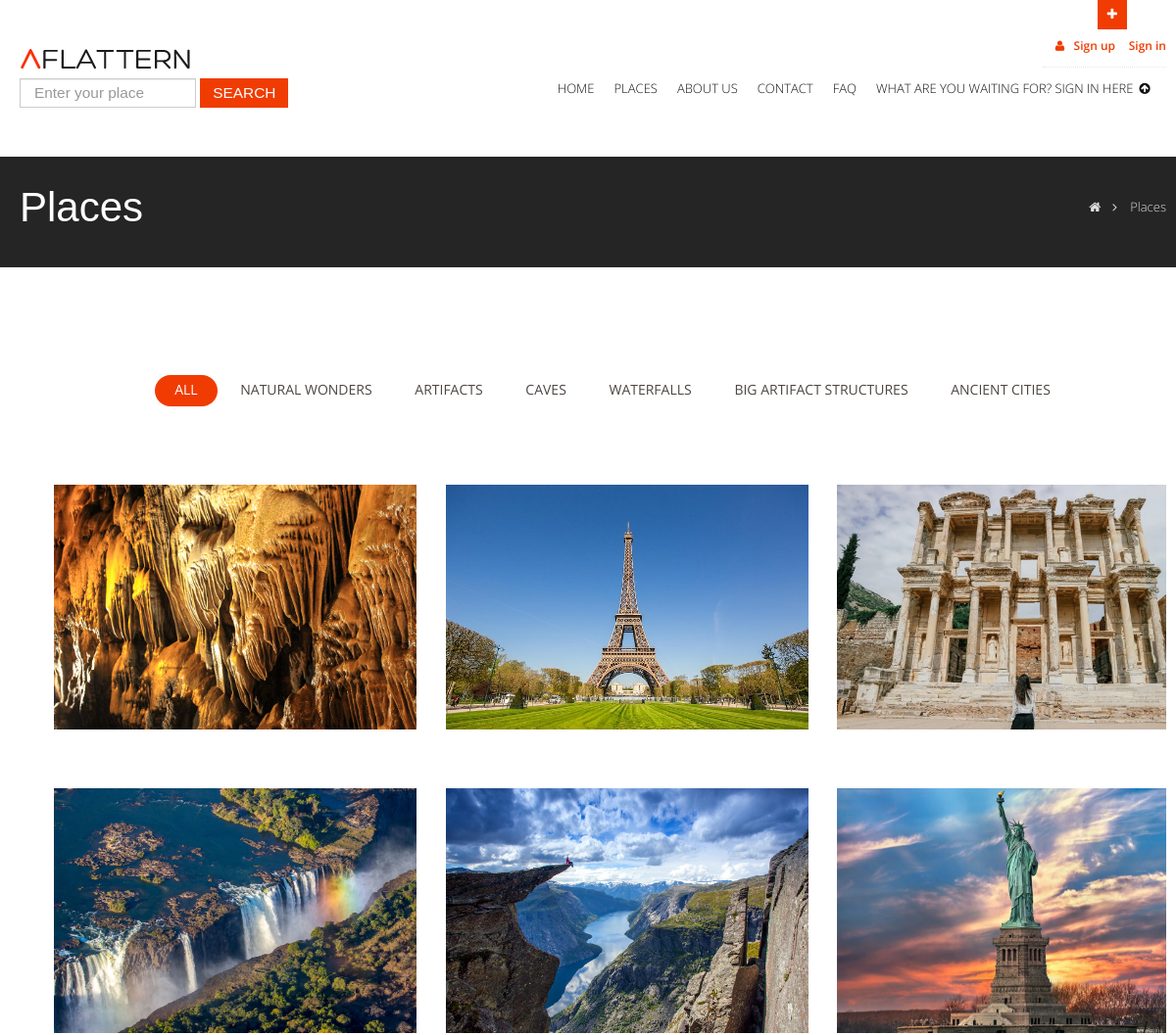
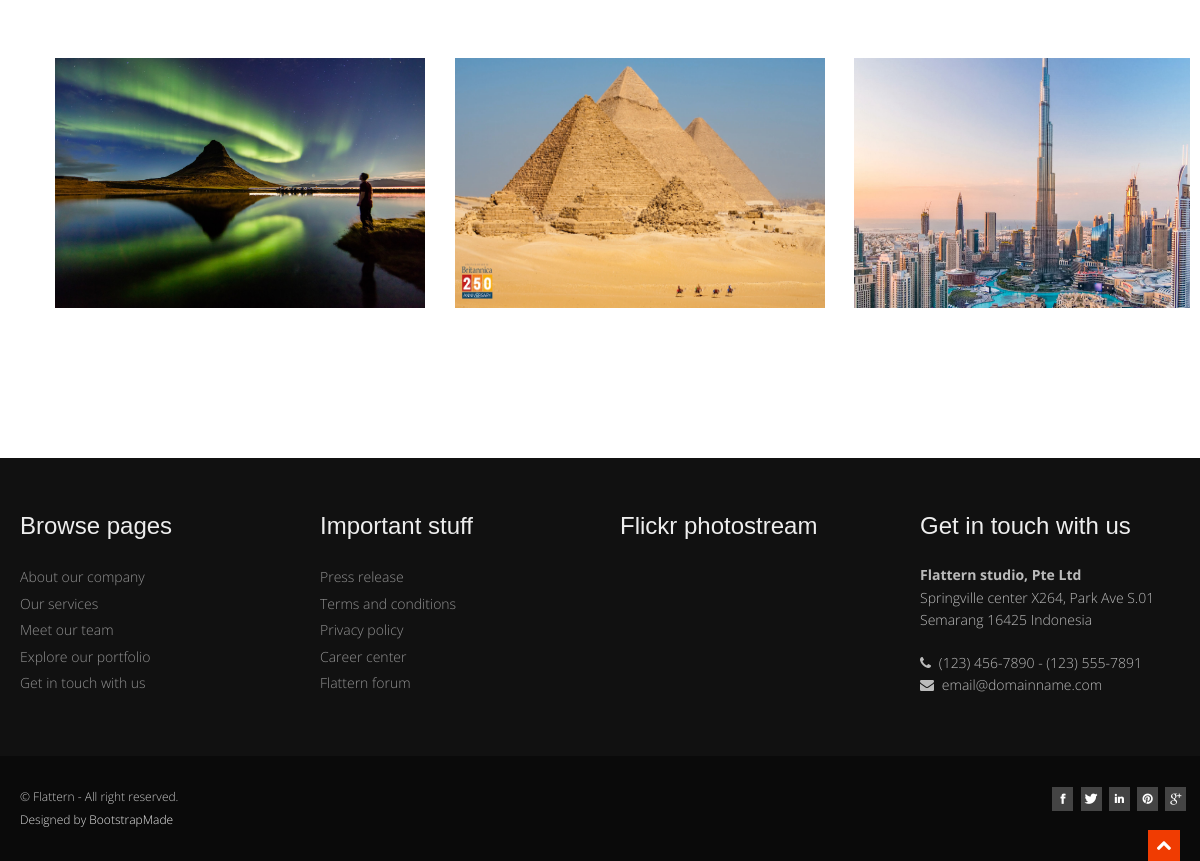
Page /place on the committed database (2 pictures, top to bottom).
### place/models.py (models this page shows, shortened)
class Category(MPTTModel):
	STATUS=(
		('True','Active'),
		('False','Inactive'),
	)
	title= models.CharField(max_length=100)
	keywords=models.CharField(max_length=255)
	description=models.CharField(max_length=255)
	image=models.ImageField(blank=True,upload_to='images/')
	status=models.CharField(max_length=10, choices=STATUS)
	slug=models.SlugField(null=False, unique=True)
	parent=TreeForeignKey('self',blank=True,null=True,related_name='children', on_delete=models.CASCADE)
	created_at=models.DateTimeField(auto_now_add=True)
	updated_at=models.DateTimeField(auto_now=True)
	class MPTTMeta:
		order_insertion_by=['title']
	def image_tag(self):
		return mark_safe('<img src="{}" height="50" />'.format(self.image.url))
	image_tag.short_description='Image'

class Place(models.Model):
	STATUS=(
		('True', 'Active'),
		('False', 'Inactive')
	)
	user=models.ForeignKey(User, on_delete=models.SET_NULL, null=True)
	category=models.ForeignKey(Category, on_delete=models.CASCADE) #Relationship with Category Table
	title=models.CharField(max_length=150)
	keywords=models.CharField(max_length=255)
	description=models.CharField(max_length=255)
	image=models.ImageField(blank=True, upload_to='images/')
	detail=RichTextUploadingField()
	slug=models.SlugField(null=False, unique=True)
	status=models.CharField(max_length=25,choices=STATUS)
	created_at=models.DateTimeField(auto_now_add=True)
	updated_at=models.DateTimeField(auto_now=True)
	def image_tag(self):
		return mark_safe('<img src="{}" height="50" />'.format(self.image.url))
	image_tag.short_description='Image'

### home/views.py (the view)
# urls.py: path('place', views.place, name="place"),
def place(request):
	categories=Category.objects.all()
	places=Place.objects.filter(status='True')
	content={'categories' : categories, 'places':places}
	return render(request, 'place.html', content)

### home/templates/place.html (shortened to what this page needs)
{% extends 'homebase.html' %}
{% block inner_headline %}
<section id="inner-headline">
    <div class="container">
        <div class="row">
            <div class="span4">
                <div class="inner-heading">
                    <h2>Places</h2>
                </div>
            </div>
            <div class="span8">
                <ul class="breadcrumb">
                    <li><a href="/"><i class="icon-home"></i></a><i class="icon-angle-right"></i></li>
                    <li class="active">Places</li>
                </ul>
            </div>
        </div>
    </div>
</section>
{% endblock %}
{% block main_content %}
<section id="portfolio" class="portfolio">
    <div class="container">
        <div class="row" data-aos="fade-up">
            <div class="col-lg-12 d-flex justify-content-center">
                <ul id="portfolio-flters">
                    <li data-filter="*" class="filter-active">All</li>
                    {% for category in categories %}
                    <li data-filter=".filter-{{ category.id }}">{{ category.title }}</li>
                    {% endfor %}
                </ul>
            </div>
        </div>
        <div class="row portfolio-container" data-aos="fade-up">
            {% for place in places %}
            <div style="width: 100%;" class="portfolio">
                <div style="max-width: 30.8%" class="col-lg-4 col-md-4 portfolio-item filter-{{ place.category_id }}">
                    <li class="item-thumbs span4 design" style="list-style: none;">
                        <img style="height: 250px; width: 500px;" src="{{ place.image.url }}" class="img-fluid" alt=""></li>
                </div>
            </div>
            {% endfor %}
        </div>
</section>
{% endblock %}
{% block css %}
<link href="/static/django_website/assets/vendor/boxicons/css/boxicons.min.css" rel="stylesheet">
<link href="/static/django_website/assets/vendor/venobox/venobox.css" rel="stylesheet">
<link href="/static/django_website/assets/vendor/aos/aos.css" rel="stylesheet">
<link href="/static/django_website/assets/css/style.css" rel="stylesheet">
{% endblock %}

### home/static/css/style.css (style rules this page uses)
body { font-family: 'Open Sans', Arial, sans-serif; font-size: 14px; font-weight: 300; line-height: 1.6em; color: #656565; }
.container { padding: 0 20px 0 20px; position: relative; }
.row, .row-fluid { margin-bottom: 30px; }
#content img { max-width: 100%; height: auto; }
#inner-headline { background: #252525; position: relative; margin: 0; padding: 0; color: #fefefe; }
#inner-headline .inner-heading h2 { color: #fff; margin: 20px 0 0 0; }
#inner-headline ul.breadcrumb { margin: 30px 0 0; float: right; }
#inner-headline ul.breadcrumb li { margin-bottom: 0; padding-bottom: 0; }
#inner-headline ul.breadcrumb li { font-size: 13px; color: #ddd; }
#inner-headline ul.breadcrumb li i { color: #dedede; }
#inner-headline ul.breadcrumb li a { color: #fff; }
.item-thumbs { position: relative; overflow: hidden; margin-bottom: 30px; cursor: pointer; }

### home/static/skins/default.css (style rules this page uses)
a, a:hover,a:focus,a:active, footer a.text-link:hover, strike, footer ul.link-list li a:hover, .post-meta span a:hover, footer a.text-link, ul.meta-post li a:hover, ul.cat li a:hover, ul.recent li h6 a:hover, ul.portfolio-categ li.active a, ul.portfolio-categ li.active a:hover, ul.portfolio-categ li a:hover,ul.related-post li h4 a:hover, span.highlight,article .post-heading h3 a:hover, .navbar .nav > .active > a,.navbar .nav > .active > a:hover,.navbar .nav > li > a:hover,.navbar .nav > li > a:focus,.navbar .nav > .active > a:focus, .validation { color:#F03C02; }

### home/static/assets/css/style.css (style rules this page uses)
body { font-family: "Open Sans", sans-serif; color: #4d4643; }
a { color: #f03c02; }
h1, h2, h3, h4, h5, h6 { font-family: "Muli", sans-serif; }
section { padding: 60px 0; overflow: hidden; }
.portfolio #portfolio-flters { padding: 0; margin: 0 auto 50px auto; list-style: none; text-align: center; }
.portfolio #portfolio-flters li { cursor: pointer; display: inline-block; padding: 8px 20px 10px 20px; font-size: 14px; font-weight: 400; line-height: 1; text-transform: uppercase; color: #4d4643; transition: all 0.3s; border-radius: 50px; }
.portfolio #portfolio-flters li:hover, .portfolio #portfolio-flters li.filter-active { color: #fff; background: #f03c02; }
.portfolio #portfolio-flters li:last-child { margin-right: 0; }
.portfolio .portfolio-item { margin-bottom: 30px; }

### home/static/css/overwrite.css (style rules this page uses)
h1, h2, h3, h4, h5, h6 { font-family: 'Open Sans', sans-serif; color:#353535; font-weight:300; line-height:1.5em; margin-top:0; }
h2 { font-size:42px; margin-bottom:22px; }
ul, ol { padding: 0; margin: 0 0 10px 25px; }
li { line-height: 1.6em; }
.breadcrumb { float:left; padding:10px 0 10px 0; margin:0; list-style: none; background: none; -webkit-border-radius: 0; -moz-border-radius: 0; border-radius: 0; }
.breadcrumb > li { display: inline-block; *display: inline; text-shadow: none; font-size:12px; *zoom: 1; margin:0; }
.breadcrumb > .active { color: #797979; }

### rows in the picture
Category: title "NATURAL WONDERS"
Category: title "ARTIFACTS"
Category: title "CAVES"
Category: title "WATERFALLS"
Category: title "BIG ARTIFACT STRUCTURES"
Category: title "ANCIENT CITIES"
Place: image (picture)
Place: image (picture)
Place: image (picture)
Place: image (picture)
Place: image (picture)
Place: image (picture)
Place: image (picture)
Place: image (picture)
Place: image (picture)
